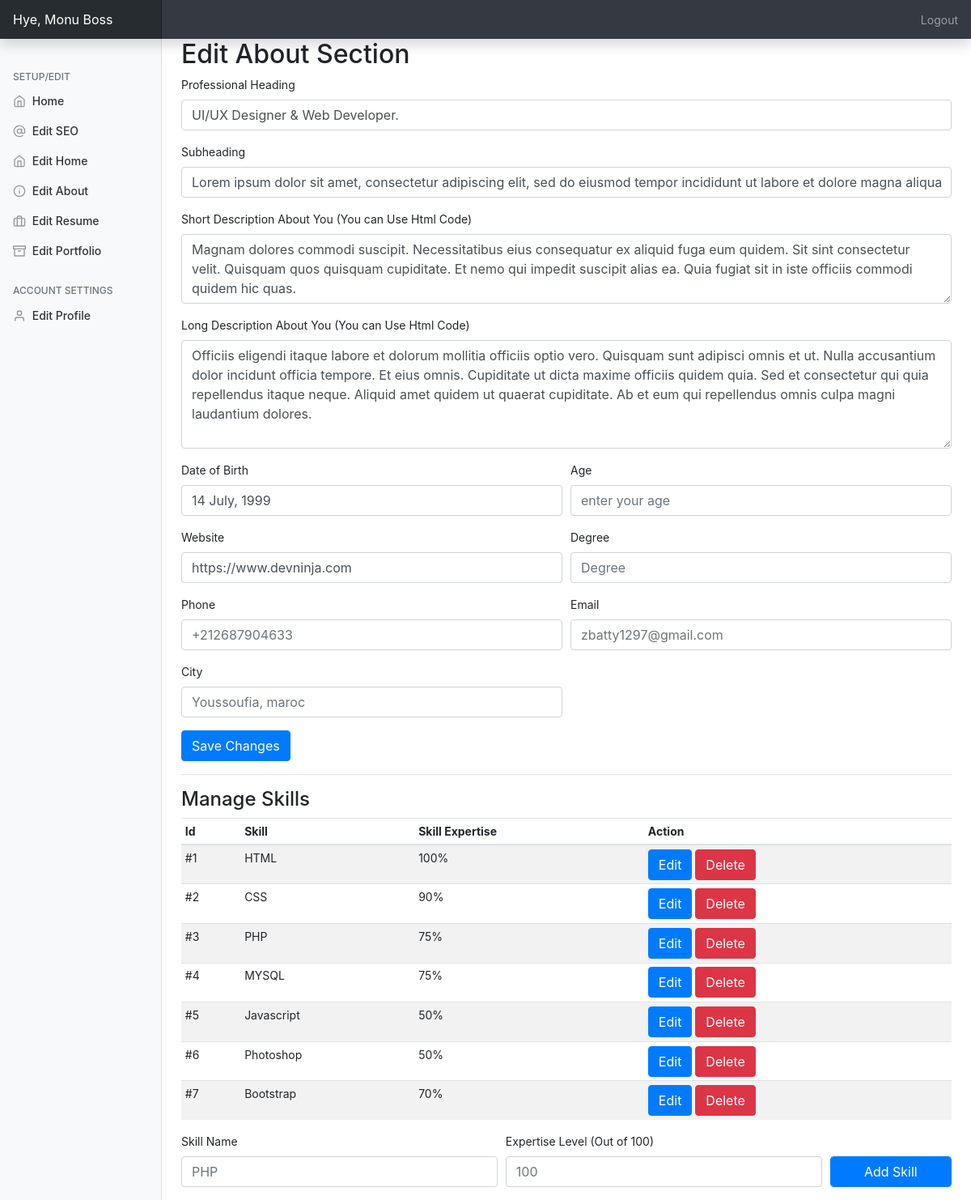
Page /admin/?editabout=true (signed in) on the committed database.
### tables this page shows
CREATE TABLE `personal_setup` (
  `id` int(11) NOT NULL,
  `profilepic` varchar(250) NOT NULL,
  `name` varchar(250) NOT NULL,
  `twitter` varchar(200) NOT NULL,
  `facebook` varchar(200) NOT NULL,
  `instagram` varchar(200) NOT NULL,
  `skype` varchar(200) NOT NULL,
  `linkedin` varchar(200) NOT NULL,
  `github` varchar(200) NOT NULL,
  `homewallpaper` varchar(200) NOT NULL,
  `professions` varchar(200) NOT NULL,
  `location` text NOT NULL,
  `mobile` varchar(200) NOT NULL,
  `emailid` varchar(200) NOT NULL
);

CREATE TABLE `aboutus_setup` (
  `id` int(11) NOT NULL,
  `shortdesc` text NOT NULL,
  `heading` text NOT NULL,
  `subheading` text NOT NULL,
  `longdesc` text NOT NULL,
  `website` varchar(250) NOT NULL,
  `dob` varchar(250) NOT NULL
);

CREATE TABLE `skills` (
  `id` int(11) NOT NULL,
  `skill` varchar(250) NOT NULL,
  `score` varchar(250) NOT NULL
);

### admin/php/about.php (the view, shortened to what this page needs)
<h2>Edit About Section</h2>
<form method="post" action="php/uabout.php">
  <div class="form-row">
    <div class="form-group col-md-12">
      <label for="ptitle">Professional Heading</label>
      <input type="text" name="ptitle" value="<?= $data['heading'] ?>" class="form-control" id="ptitle" placeholder="Web Developer/PHP Developer">
    </div>
    <div class="form-group col-md-12">
      <label for="psubtitle">Subheading</label>
      <input type="text" name="psubtitle" value="<?= $data['subheading'] ?>" class="form-control" id="psubtitle" placeholder="Currently Working at Hedkey Pvt. Ltd.">
    </div>
    <div class="form-group col-md-12">
      <label for="exampleFormControlTextarea1">Short Description About You (You can Use Html Code)</label>
      <textarea class="form-control" name="shortdesc" id="exampleFormControlTextarea1" rows="3" placeholder="I am ambitious and driven. I thrive on challenge and constantly set goals for myself, so I have something to strive towards. I'm not comfortable with settling, and I'm always looking for an opportunity to do better and achieve greatness. In my previous role, I was promoted three times in less than two years."><?= $data['shortdesc']; ?></textarea>
    </div>
    <div class="form-group col-md-12">
      <label for="exampleFormControlTextarea1">Long Description About You (You can Use Html Code)</label>
      <textarea class="form-control" id="exampleFormControlTextarea1" rows="5" name="longdesc" placeholder="I am a person who is positive about every aspect of life. There are many things I like to do, to see, and to experience. I like to read, I like to write; I like to think, I like to dream; I like to talk, I like to listen. I like to see the sunrise in the morning, I like to see the moonlight at night; I like to feel the music flowing on my face, I like to smell the wind coming from the ocean. I like to look at the clouds in the sky with a blank mind, I like to do thought experiment when I cannot sleep in the middle of the night. I like flowers in spring, rain in summer, leaves in autumn, and snow in winter. I like to sleep early, I like to get up late; I like to be alone, I like to be surrounded by people. I like country’s peace, I like metropolis’ noise; I like the beautiful west lake in Hangzhou, I like the flat cornfield in Champaign. I like delicious food and comfortable shoes; I like good books and romantic movies. I like the land and the nature, I like people. And, I like to laugh."><?= $data['longdesc']; ?>
    </textarea>
    </div>
    <div class="form-group col-md-6">
      <label for="bd">Date of Birth</label>
      <input type="text" name="dob" value="<?= $data['dob'] ?>" class="form-control" id="dob" placeholder="14 December,1997">
    </div>
    <div class="form-group col-md-6">
      <label for="website">Age</label>
      <input type="text" name="age" value="" class="form-control" id="Age" placeholder="enter your age">
    </div>
    <div class="form-group col-md-6">
      <label for="website">Website</label>
      <input type="text" name="website" value="<?= $data['website'] ?>" class="form-control" id="website" placeholder="www.example.com">
    </div>
    <div class="form-group col-md-6">
      <label for="website">Degree</label>
      <input type="text" name="Degree" value="" class="form-control" id="Degree" placeholder="Degree">
    </div>
    <div class="form-group col-md-6">
      <label for="website">Phone</label>
      <input type="text" name="Phone" value="" class="form-control" id="Phone" placeholder="+212687904633">
    </div>
    <div class="form-group col-md-6">
      <label for="website">Email</label>
      <input type="text" name="Email" value="" class="form-control" id="Email" placeholder="zbatty1297@gmail.com">
    </div>
    <div class="form-group col-md-6">
      <label for="website">City</label>
      <input type="text" name="City" value="" class="form-control" id="City" placeholder="Youssoufia, maroc">
    </div>
  </div>
  <input type="submit" name="save" class="btn btn-primary" value="Save Changes">
</form>
<hr>
<h4 ID="skillsection">Manage Skills</h4>
<table class="table table-striped table-sm">
  <thead>
    <tr>
      <th>Id</th>
      <th>Skill</th>
      <th>Skill Expertise</th>
      <th>Action</th>
    </tr>
  </thead>
  <tbody>
    <?php
    $query2 = "SELECT * FROM skills";
    $queryrun2 = mysqli_query($db, $query2);
    $count = 1;
    while ($data2 = mysqli_fetch_array($queryrun2)) {
    ?>
      <tr>
        <td>#<?= $count ?></td>
        <td><?= $data2['skill'] ?></td>
        <td><?= $data2['score'] ?>%</td>
        <td><button type="button" class="btn btn-primary" data-toggle="modal" data-target="#modal<?= $data2['id'] ?>">
            Edit
          </button> <a href="php/supdate.php?del=<?= $data2['id'] ?>"><button type="button" class="btn btn-danger" data-toggle="modal" data-target="#exampleModal">
              Delete
            </button></a></td>
      </tr>
    <?php $count++;
    } ?>
  </tbody>
</table>
<form action="php/supdate.php" method="post">
  <div class="form-row">
    <div class="form-group col-md-5">
      <label for="sn">Skill Name</label>
      <input type="text" name="skill" class="form-control" id="website" placeholder="PHP" required>
    </div>
    <div class="form-group col-md-5">
      <label for="website">Expertise Level (Out of 100)</label>
      <input type="text" name="score" class="form-control" id="website" placeholder="100" required>
    </div>
    <div class="form-group col-md-2">
      <label class="text-white">submit</label>
      <input type="submit" name="addskill" class="btn btn-primary form-control" value="Add Skill">
    </div>
  </div>
</form>

### admin/css/dashboard.css (style rules this page uses)
body { font-size: .875rem; }

### rows in the picture
personal_setup: ptitle "UI/UX Designer & Web Developer.", psubtitle "Lorem ipsum dolor sit amet, consectetur adipiscing elit, sed do eiusmod tempor incididunt ut labore et dolore magna aliqua.", shortdesc "Magnam dolores commodi suscipit. Necessitatibus eius consequatur ex aliquid fuga eum quidem. Sit sint consectetur velit. Quisquam quos quisquam cupiditate. Et nemo qui impedit suscipit alias ea. Quia fugiat sit in iste officiis commodi quidem hic quas.", longdesc "Officiis eligendi itaque labore et dolorum mollitia officiis optio vero. Quisquam sunt adipisci omnis et ut. Nulla accusantium dolor incidunt officia tempore. Et eius omnis. Cupiditate ut dicta maxime officiis quidem quia. Sed et consectetur qui quia repellendus itaque neque. Aliquid amet quidem ut quaerat cupiditate. Ab et eum qui repellendus omnis culpa magni laudantium dolores.", dob "14 July, 1999", website "https://www.devninja.com"
skills: skill "HTML", score "100"
skills: skill "CSS", score "90"
skills: skill "PHP", score "75"
skills: skill "MYSQL", score "75"
skills: skill "Javascript", score "50"
skills: skill "Photoshop", score "50"
skills: skill "Bootstrap", score "70"

### other values in the picture
$_SESSION['username'] "Monu Boss"
